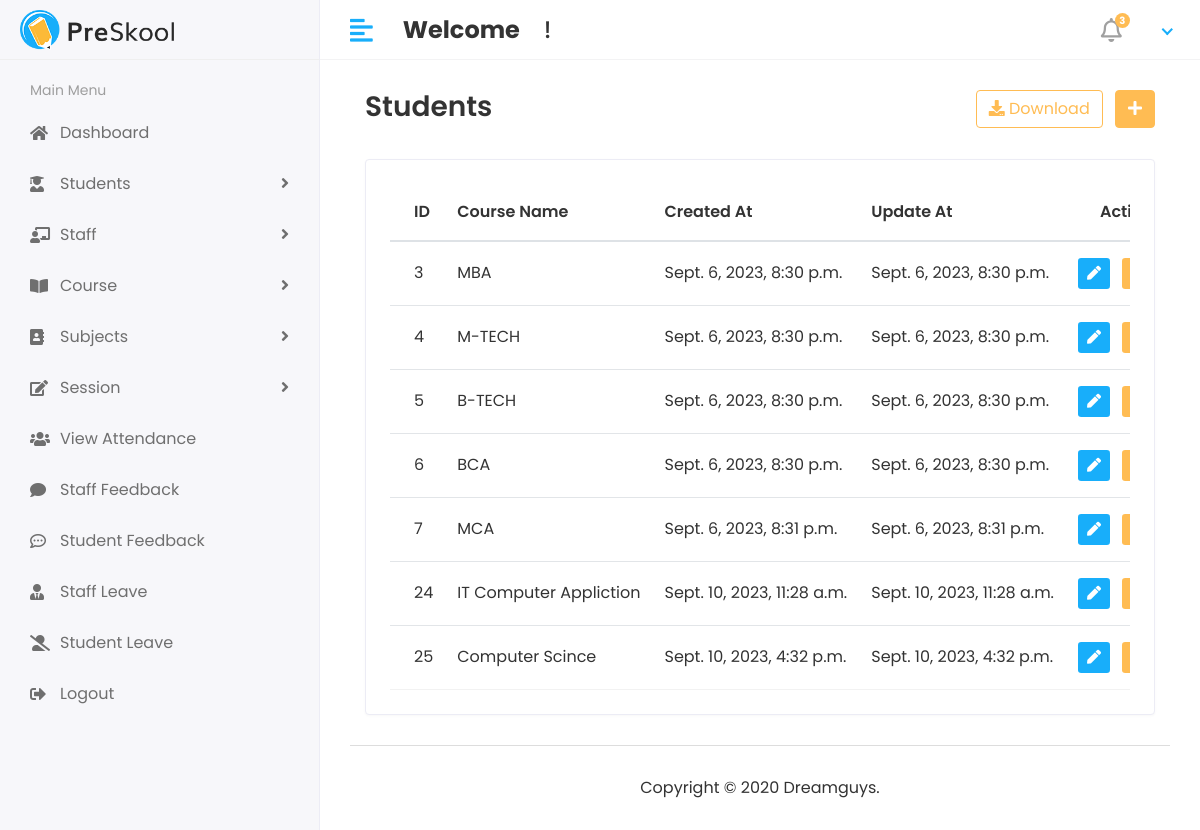
/view_course, run on the app's committed database.
### studentapp/models.py (models this page shows, shortened)
class Course(models.Model):
    course_name=models.CharField(max_length=100)
    created_at=models.DateTimeField(auto_now_add=True)
    update_at=models.DateTimeField(auto_now_add=True)

### studentmagmentsystem/Hod_views.py (the view)
# urls.py: path('view_course',Hod_views.view_course,name='view_course'),
def view_course(request):
    course=Course.objects.all()
    context={
        'course':course
    }
    return render (request,'hod/view_course.html',context)

### templates/hod/view_course.html (shortened to what this page needs)
{% extends 'base.html'%}
{%block content%}
{%load static%}
<div class="content container-fluid">
   <div class="page-header">
      <div class="row align-items-center">
         <div class="col">
            <h3 class="page-title">Students</h3>
         </div>
         <div class="col-auto text-right float-right ml-auto">
            <a href="#" class="btn btn-outline-primary mr-2"><i class="fas fa-download"></i> Download</a>
            <a href="add-student.html" class="btn btn-primary"><i class="fas fa-plus"></i></a>
         </div>
      </div>
   </div>
   <div class="row">
      <div class="col-sm-12">
         <div class="card card-table">
            <div class="card-body">
               <div class="table-responsive">
                  <table class="table table-hover table-center mb-0 datatable">
                     <thead>
                        <tr>
                           <th>ID</th>
                           <th>Course Name</th>
                           <th>Created At</th>
                           <th>Update At</th>
                           <th class="text-right">Action</th>
                        </tr>
                     </thead>
                     <tbody>
                        {%for c in course %}
                        <tr>
                           <td>{{c.id}}</td>
                           <td>{{c.course_name}}</td>
                           <td>{{c.created_at}}</td>
                           <td>{{c.update_at}}</td>
                           <td class="text-right">
                              <div class="actions">
                                 <a href="/edit_course/{{c.pk}}" class="btn btn-sm bg-success-light mr-2">
                                    <i class="fas fa-pen"></i>
                                 </a>
                                 <a href="" class="btn btn-sm bg-danger-light">
                                 </a>
                              </div>
                           </td>
                        </tr>
                        {%endfor%}
                     </tbody>
                  </table>
               </div>
            </div>
         </div>
      </div>
   </div>
</div>
{%endblock%}

### templates/base.html (shortened to what this page needs)
{%load static%}
<!DOCTYPE html>
<html lang="en">
<head>
   <link rel="stylesheet" href="{% static 'plugins/bootstrap/css/bootstrap.min.css' %}">
   <link rel="stylesheet" href="{% static 'plugins/fontawesome/css/fontawesome.min.css' %}">
   <link rel="stylesheet" href="{% static 'plugins/fontawesome/css/all.min.css' %}">
   <link rel="stylesheet" href="{% static 'css/style.css' %}">
</head>
<body>
   <div class="main-wrapper">
      {% include 'includes/header.html' %}
      {% include 'includes/sidebar.html' %}
      <div class="page-wrapper">
         <div class="content container-fluid">
            {%block content%}
            {%endblock%}
            {% include 'includes/footer.html' %}
         </div>
</body>
</html>

### templates/includes/header.html (shortened to what this page needs)
{%load static%}
<div class="header">
   <div class="header-left">
      <a href="index.html" class="logo">
         <img src="{% static '/img/logo.png' %}" alt="Logo">
      </a>
   </div>
   <a href="javascript:void(0);" id="toggle_btn">
      <i class="fas fa-align-left"></i>
   </a>
   <div class="top-nav-search mt-3">
      <h4>
         <strong style="text-align:center;">Welcome&nbsp;</strong>&nbsp;<span>{{user.first_name}} {{user.last_name}}</span>&nbsp;!
      </h4>
   </div>
   <ul class="nav user-menu">
      <li class="nav-item dropdown noti-dropdown">
         <a href="#" class="dropdown-toggle nav-link" data-toggle="dropdown">
            <i class="far fa-bell"></i> <span class="badge badge-pill">3</span>
         </a>
      </li>
      <li class="nav-item dropdown has-arrow">
         <a href="#" class="dropdown-toggle nav-link" data-toggle="dropdown">
         </a>
      </li>
   </ul>
</div>

### templates/includes/sidebar.html (shortened to what this page needs)
{%load static%}
<div class="sidebar" id="sidebar">
    <div class="sidebar-inner slimscroll">
       <div id="sidebar-menu" class="sidebar-menu">
          <ul>
             <li class="menu-title">
                <span>Main Menu</span>
             </li>
             <li>
               <a href="/hod"><i class="fa fa-home"></i> <span>Dashboard</span></a>
            </li>
             <li class="submenu">
                <a href="#"><i class="fas fa-user-graduate"></i> <span> Students</span> <span class="menu-arrow"></span></a>
             </li>
             <li class="submenu">
                <a href="#"><i class="fas fa-chalkboard-teacher"></i> <span>Staff</span> <span class="menu-arrow"></span></a>
             </li>
             <li class="submenu">
                <a href="#"><i class="	fas fa-book-open"></i> <span>Course</span> <span class="menu-arrow"></span></a>
             </li>
             <li class="submenu">
                <a href="#"><i class="fa fa-address-book"></i> <span> Subjects</span> <span class="menu-arrow"></span></a>
                <li class="submenu">
                  <a href="#"><i class="	fas fa-edit"></i> <span> Session</span> <span class="menu-arrow"></span></a>
             </li>
             <li>
               <a href="#"><i class="fa fa-users"></i> <span>View Attendance</span></a>
            </li>
            <li>
               <a href="#"><i class="fas fa-comment"></i> <span>Staff Feedback</span></a>
            </li>
            <li>
               <a href="#"><i class="far fa-comment-dots"></i> <span>Student Feedback</span></a>
            </li>
            <li>
               <a href="#"><i class="	fas fa-user-tie"></i> <span>Staff Leave</span></a>
            </li>
            <li>
               <a href="#"><i class="fas fa-user-alt-slash"></i> <span>Student Leave</span></a>
            </li>
            <li>
               <a href="#"><i class="fas fa-sign-out-alt"></i> <span>Logout</span></a>
            </li>
            </ul>
       </div>
    </div>
 </div>

### templates/includes/footer.html
{%load static%}
    <footer>
      <p style="text-align:center;">Copyright © 2020 Dreamguys.</p>
    </footer>
 </div>
</div>

### data on the page
Course: id "3", course_name "MBA", created_at "Sept. 6, 2023, 8:30 p.m.", update_at "Sept. 6, 2023, 8:30 p.m."
Course: id "4", course_name "M-TECH", created_at "Sept. 6, 2023, 8:30 p.m.", update_at "Sept. 6, 2023, 8:30 p.m."
Course: id "5", course_name "B-TECH", created_at "Sept. 6, 2023, 8:30 p.m.", update_at "Sept. 6, 2023, 8:30 p.m."
Course: id "6", course_name "BCA", created_at "Sept. 6, 2023, 8:30 p.m.", update_at "Sept. 6, 2023, 8:30 p.m."
Course: id "7", course_name "MCA", created_at "Sept. 6, 2023, 8:31 p.m.", update_at "Sept. 6, 2023, 8:31 p.m."
Course: id "24", course_name "IT Computer Appliction", created_at "Sept. 10, 2023, 11:28 a.m.", update_at "Sept. 10, 2023, 11:28 a.m."
Course: id "25", course_name "Computer Scince", created_at "Sept. 10, 2023, 4:32 p.m.", update_at "Sept. 10, 2023, 4:32 p.m."
